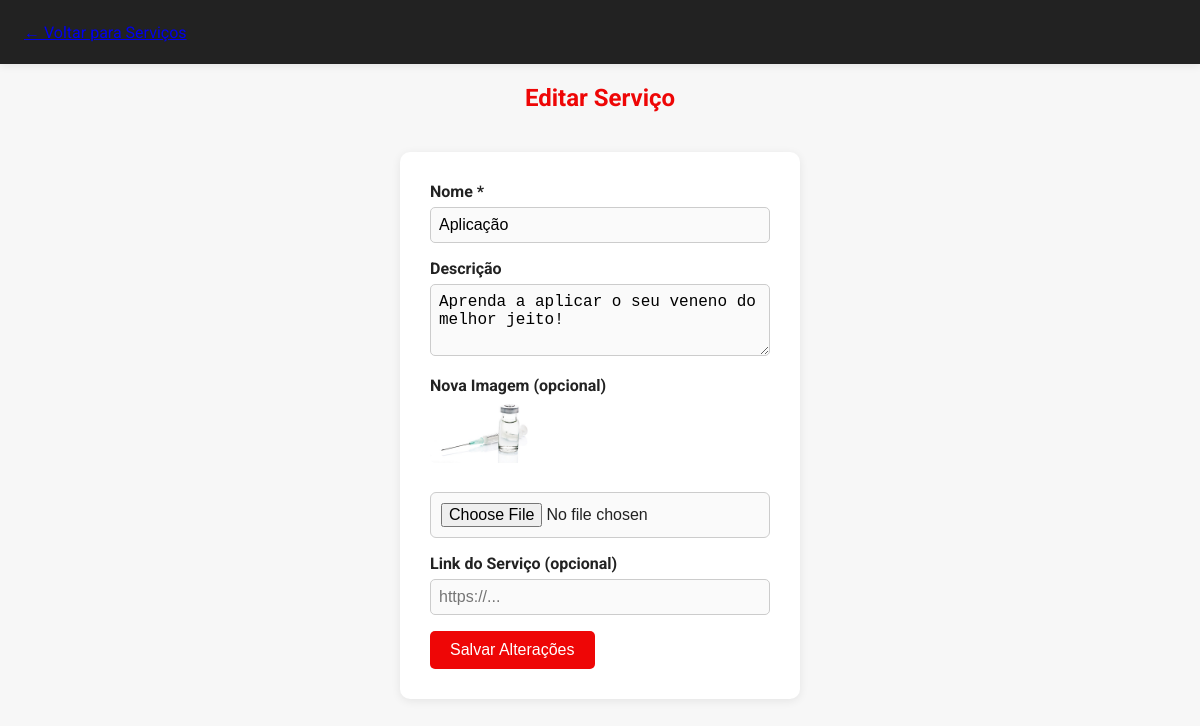
Screenshot of /servico_editar.php?id=1 (signed in) with the database file from the repository.
### tables this page shows
CREATE TABLE servicos (
    id INTEGER PRIMARY KEY AUTOINCREMENT,
    nome TEXT,
    descricao TEXT,
    imagem TEXT
);

### servico_editar.php (the view, shortened to what this page needs)
<?php
$id = (int)$_GET['id'];
$db = getDB();
$stmt = $db->prepare('SELECT * FROM servicos WHERE id = ?');
$stmt->execute([$id]);
$servico = $stmt->fetch(PDO::FETCH_ASSOC);
?>
<!DOCTYPE html>
<html lang="pt-BR">
<head>
    <link rel="stylesheet" href="style.css">
</head>
<body>
    <header>
        <nav>
            <a href="servicos_admin.php">&larr; Voltar para Serviços</a>
        </nav>
    </header>
    <main>
        <h2 style="text-align:center; color:#ee0606;">Editar Serviço</h2>
        <form method="post" class="form-servico" enctype="multipart/form-data">
            <label for="nome">Nome *</label>
            <input type="text" name="nome" id="nome" required value="<?= htmlspecialchars($servico['nome']) ?>">
            <label for="descricao">Descrição</label>
            <textarea name="descricao" id="descricao" rows="3"><?= htmlspecialchars($servico['descricao']) ?></textarea>
            <label for="imagem_upload">Nova Imagem (opcional)</label>
            <?php if ($servico['imagem']): ?><img src="<?= htmlspecialchars($servico['imagem']) ?>" class="img-thumb"><br><?php endif; ?>
            <input type="file" name="imagem_upload" id="imagem_upload" accept="image/*">
            <label for="link">Link do Serviço (opcional)</label>
            <input type="text" name="link" id="link" value="<?= htmlspecialchars($servico['link']) ?>" placeholder="https://...">
            <button type="submit">Salvar Alterações</button>
        </form>
    </main>
</body>
</html>

### style.css (style rules this page uses)
*, *::before, *::after { box-sizing: border-box; }
body { font-family: 'Roboto', Arial, sans-serif; background: #f7f7f7; color: #222; margin: 0; padding: 0; width: 100vw; overflow-x: hidden; min-height: 100vh; display: flex; flex-direction: column; }
main { flex: 1; max-width: 1200px; width: 100%; margin: 0 auto; }
img, .logo { max-width: 100%; height: auto; display: block; }
header { background: #222; box-shadow: 0 2px 8px rgba(0,0,0,0.08); position: sticky; top: 0; z-index: 100; color: #fff; }
nav { max-width: 1200px; margin: 0 auto; display: flex; align-items: center; justify-content: space-between; padding: 0 24px; height: 64px; }
input, select, textarea { width: 100%; padding: 10px; border-radius: 6px; border: 1px solid #ccc; margin-bottom: 16px; font-size: 1rem; background: #fafafa; transition: border 0.2s; }
label { font-weight: 500; margin-bottom: 6px; display: block; }
a { transition: color 0.2s; }

### servico_editar.php (style rules this page uses)
.form-servico { max-width: 400px; margin: 40px auto; background: #fff; border-radius: 10px; box-shadow: 0 2px 10px rgba(0,0,0,0.08); padding: 30px; }
.form-servico label { display: block; margin-bottom: 6px; font-weight: bold; }
.form-servico input[type="text"], .form-servico textarea { width: 100%; padding: 8px; margin-bottom: 16px; border-radius: 5px; border: 1px solid #ccc; }
.form-servico input[type="file"] { margin-bottom: 16px; }
.form-servico button { background: #ee0606; color: #fff; border: none; border-radius: 5px; padding: 10px 20px; font-size: 1rem; cursor: pointer; }
.img-thumb { max-width: 120px; max-height: 120px; border-radius: 6px; margin-bottom: 10px; }

### rows the page displays
servicos: nome "Aplicação", descricao "Aprenda a aplicar o seu veneno do melhor jeito!", imagem (picture)
